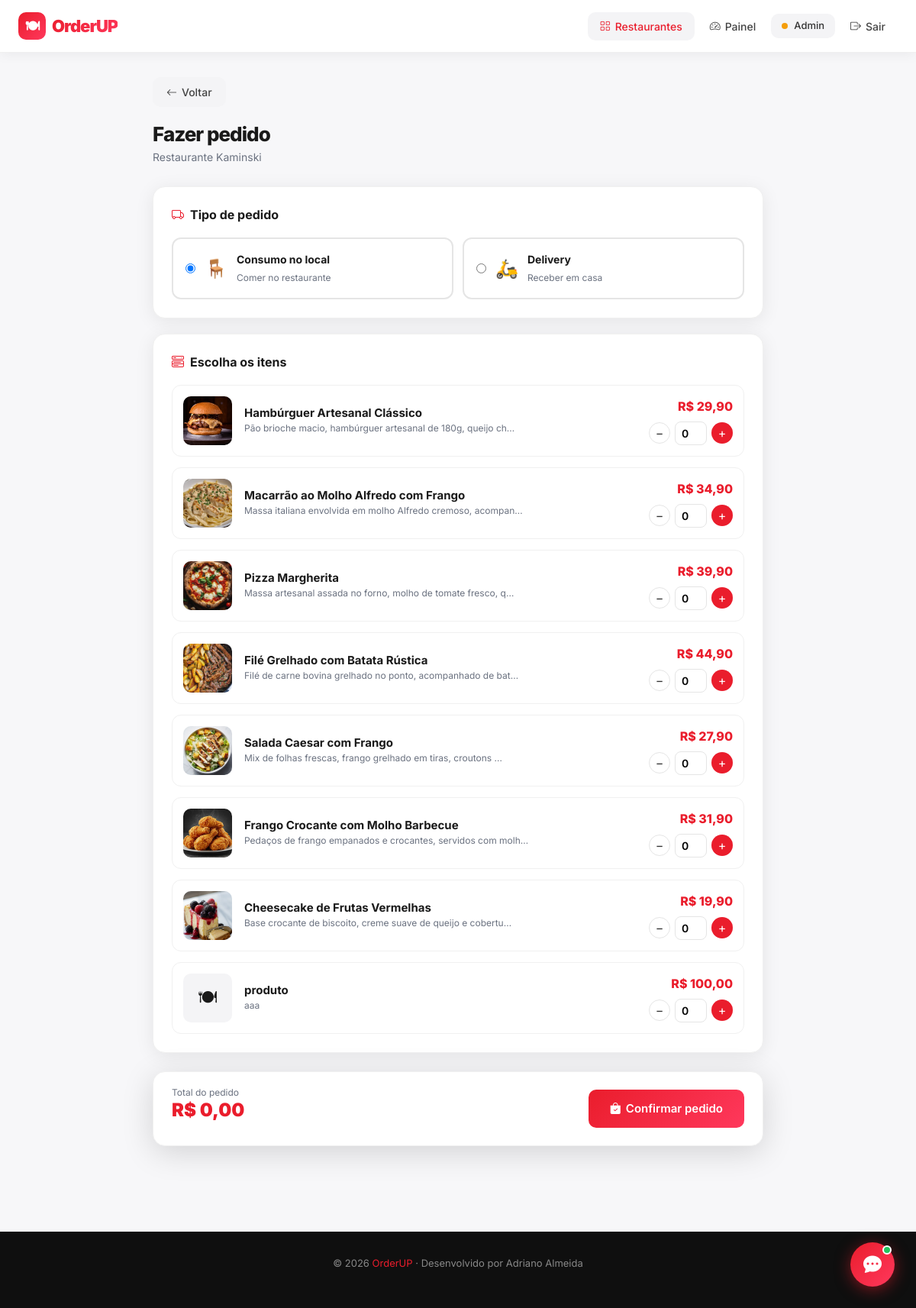
/restaurants/13/orders/create/ (signed in), run on an earlier commit of the app's database.
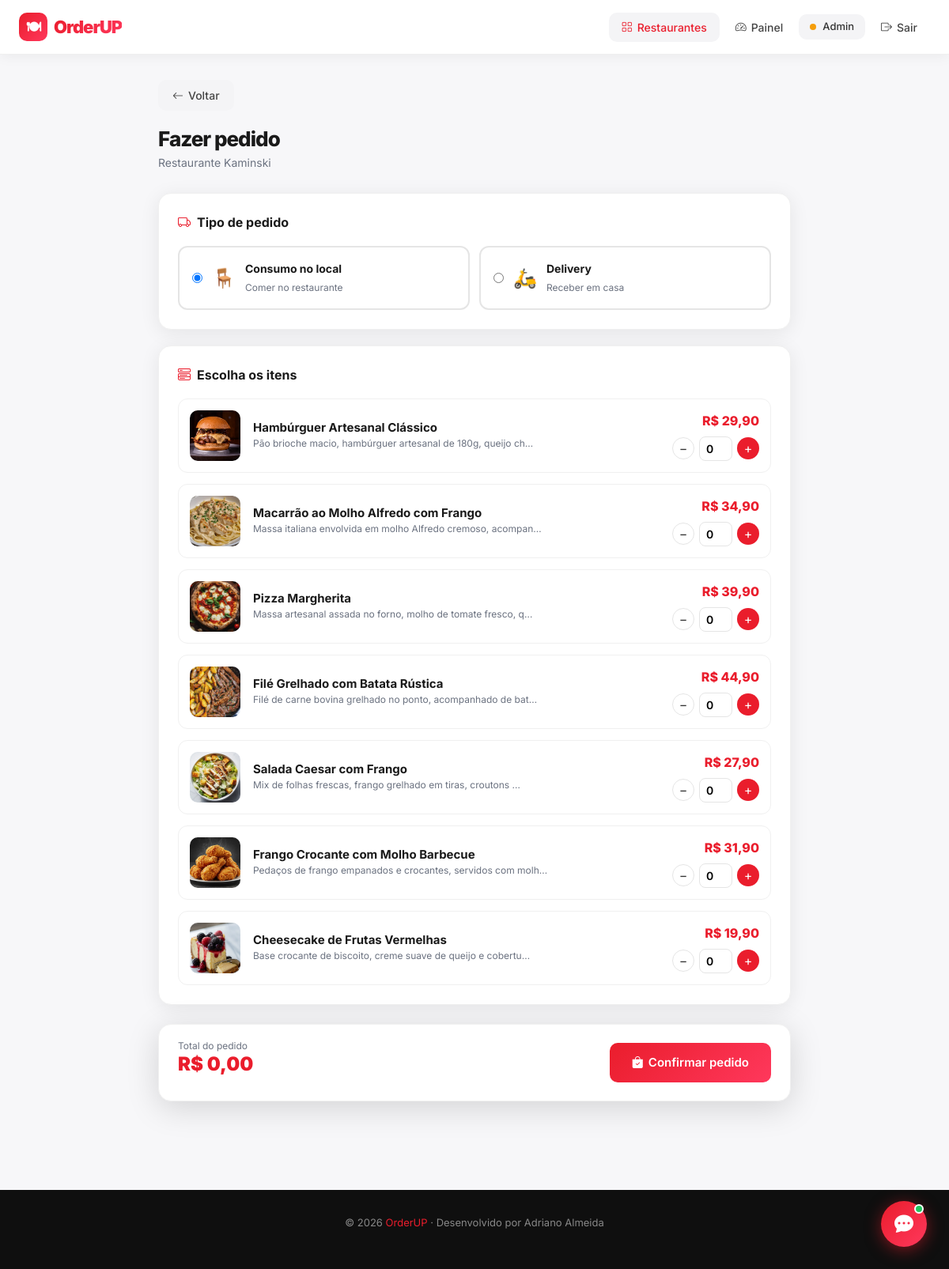
And on a later commit of the database.
### myapp/models.py (models this page shows, shortened)
class MenuItem(models.Model):
    restaurant = models.ForeignKey(
        Restaurant,
        on_delete=models.CASCADE,
        related_name='menu_items'
    )
    name = models.CharField(max_length=200)
    description = models.TextField()
    price = models.DecimalField(max_digits=8, decimal_places=2)
    image = models.ImageField(
        upload_to=menu_image_path,
        blank=True,
        null=True
    )
    available = models.BooleanField(default=True)

### myapp/views.py (the view, shortened to what this page needs)
@login_required
def order_create(request, restaurant_id):
    restaurant = get_object_or_404(Restaurant, id=restaurant_id)
    menu_items = restaurant.menu_items.filter(available=True)
    return render(request, 'order_form.html', {
        'menu_items': menu_items,
        'restaurant': restaurant,
        'form': OrderForm()
    })

### myapp/forms.py
class OrderForm(forms.ModelForm):
    class Meta:
        model = Order
        fields = ['order_type']
        widgets = {
            'order_type': forms.Select(attrs={
                'class': 'form-select'
            }),
        }

### templates/order_form.html (shortened to what the changed rows need)
{% extends 'base.html' %}
{% block content %}
<div style="max-width:800px;margin:0 auto">
  <h1 style="font-size:26px;font-weight:800;letter-spacing:-1px;margin-bottom:4px">Fazer pedido</h1>
  <form method="post" id="order-form">
    <div class="dash-card">
      <div style="display:flex;flex-direction:column;gap:14px" id="menu-items">
        {% for item in menu_items %}
        <div style="display:flex;align-items:center;gap:16px;padding:14px;border:1.5px solid #f0f0f0;border-radius:12px;transition:all .2s" id="item-row-{{ item.id }}">
          {% if item.image %}
            <img src="{{ item.image.url }}" alt="{{ item.name }}" style="width:64px;height:64px;border-radius:10px;object-fit:cover;flex-shrink:0">
          {% else %}
            <div style="width:64px;height:64px;border-radius:10px;background:#f4f4f6;display:flex;align-items:center;justify-content:center;font-size:24px;flex-shrink:0">🍽</div>
          {% endif %}
          <div style="flex:1">
            <h4 style="font-size:15px;font-weight:700;margin-bottom:2px">{{ item.name }}</h4>
            <p style="font-size:12px;color:var(--muted);margin-bottom:0">{{ item.description|truncatechars:60 }}</p>
          </div>
          <div style="text-align:right;flex-shrink:0">
            <p style="font-size:16px;font-weight:800;color:var(--red);margin-bottom:8px">R$ {{ item.price|floatformat:2 }}</p>
            <div style="display:flex;align-items:center;gap:6px">
              <button type="button" onclick="changeQty({{ item.id }}, -1)" style="width:28px;height:28px;border-radius:50%;border:1.5px solid #e5e5e5;background:#fff;cursor:pointer;font-size:16px;display:flex;align-items:center;justify-content:center;color:#333">−</button>
              <input type="number" name="quantity" id="qty-{{ item.id }}" value="0" min="0" max="20" style="width:42px;text-align:center;border:1.5px solid #e5e5e5;border-radius:8px;padding:4px;font-size:14px;font-weight:600" onchange="updateTotal()">
              <button type="button" onclick="changeQty({{ item.id }}, 1)" style="width:28px;height:28px;border-radius:50%;background:var(--red);border:none;cursor:pointer;font-size:16px;display:flex;align-items:center;justify-content:center;color:#fff">+</button>
            </div>
          </div>
        </div>
        {% endfor %}
      </div>
    </div>
  </form>
</div>
{% endblock %}

What changed in the data, as far as the page shows it:
removed MenuItem: name "produto", description "aaa", price "100,00"
